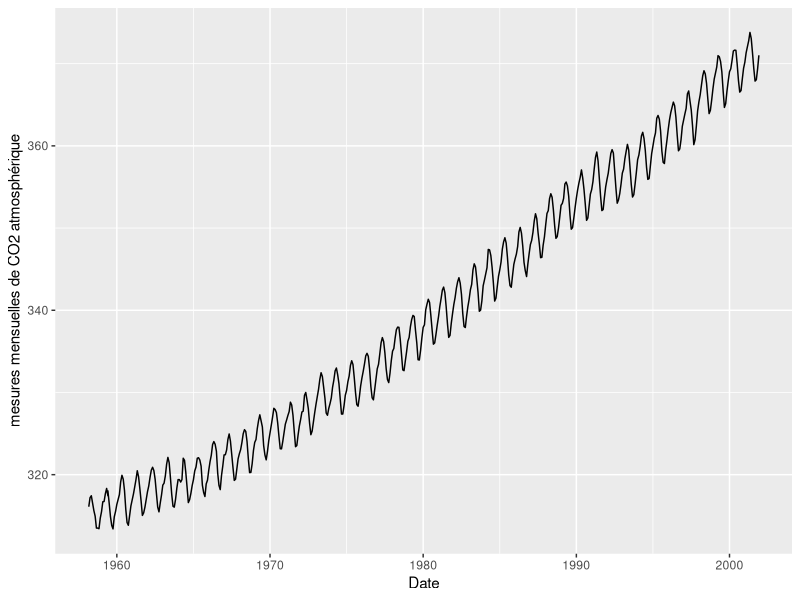
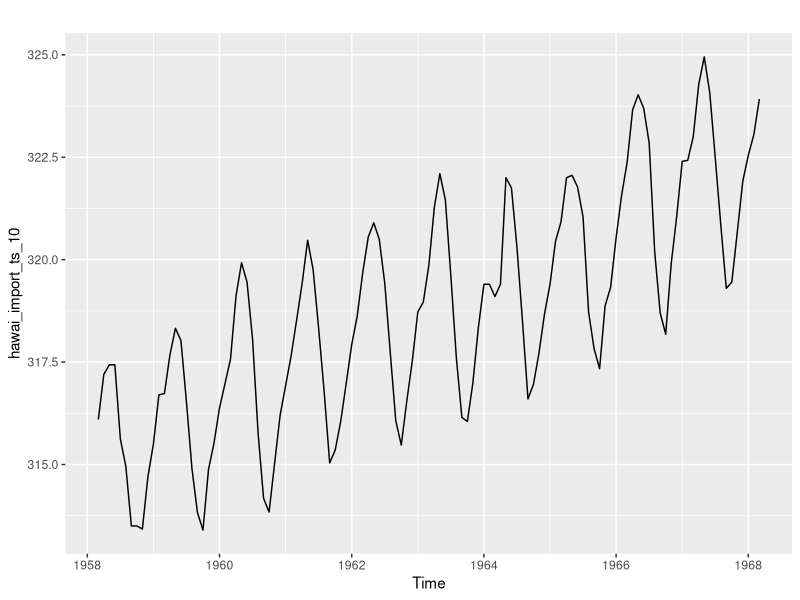
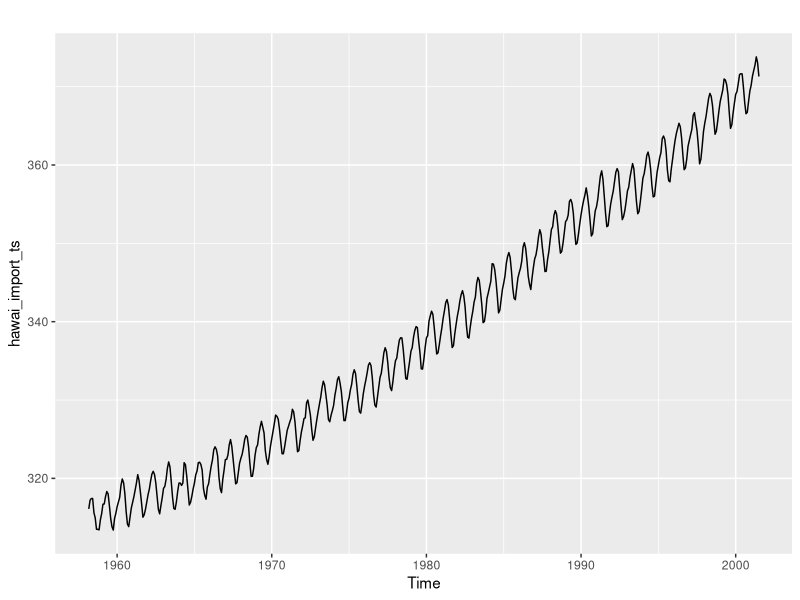
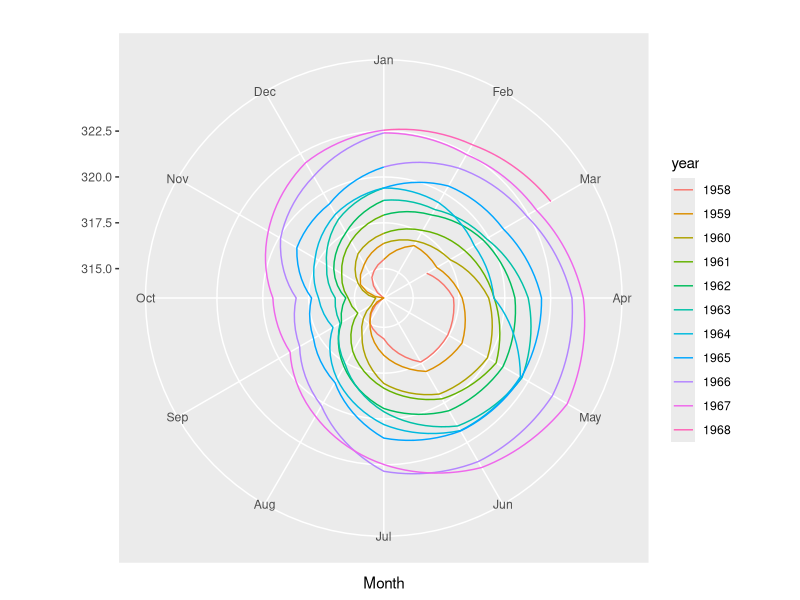
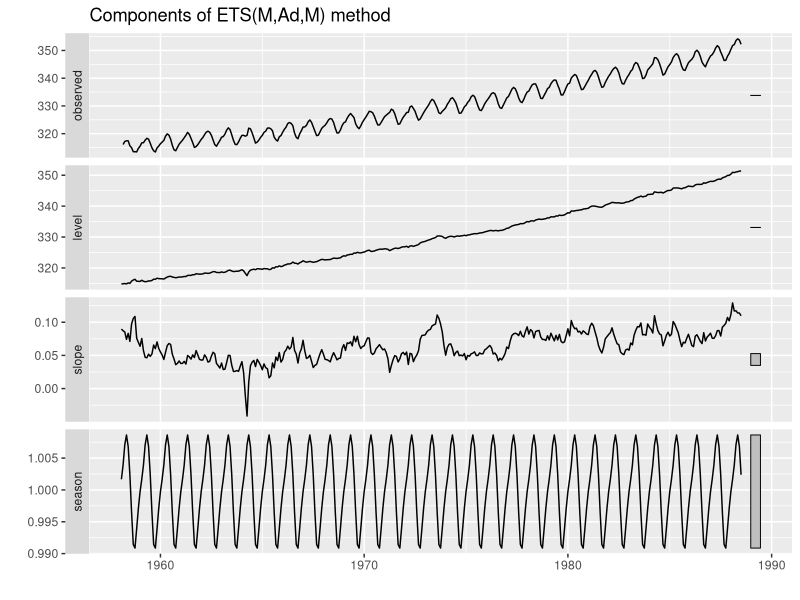
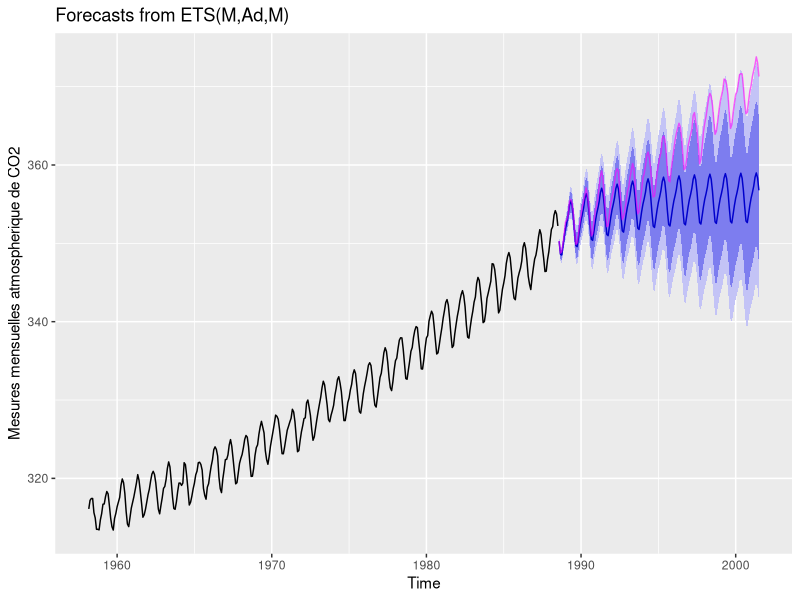
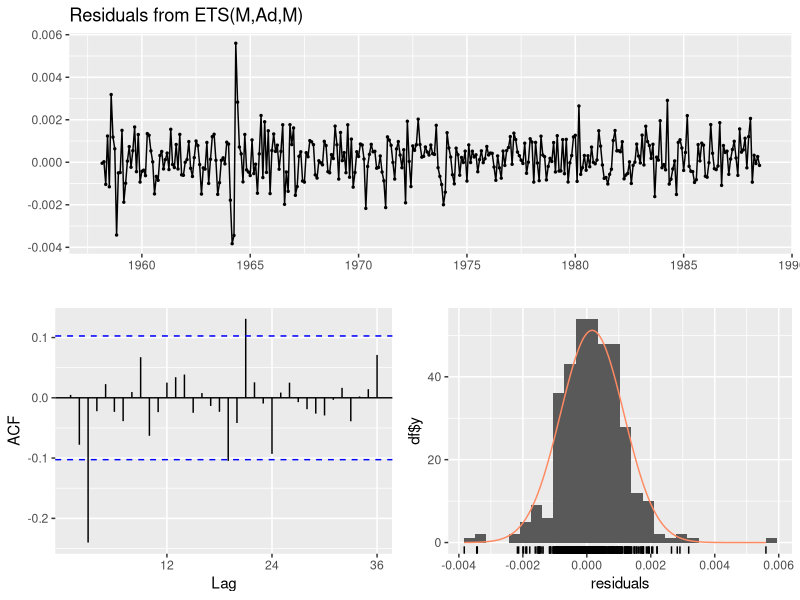
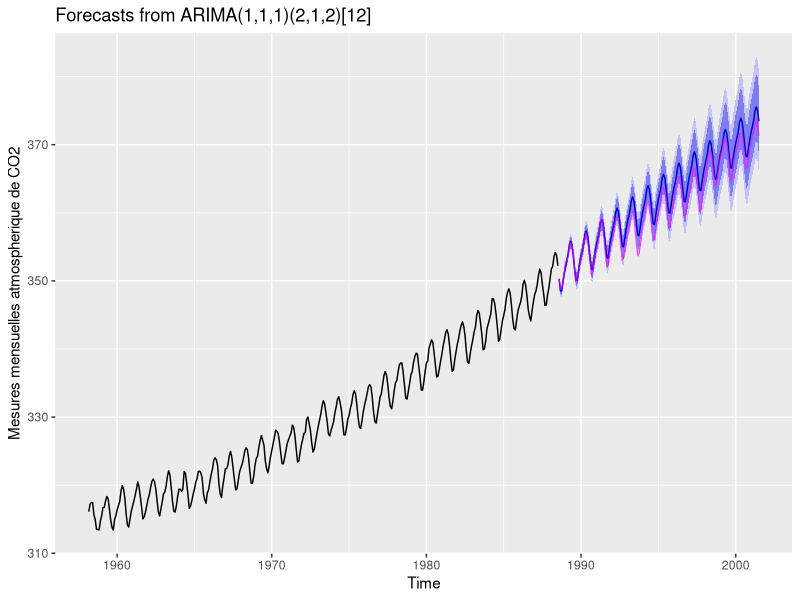

Write R code to recreate these figures, in order.
## ---- chunk 1
knitr::opts_chunk$set(echo = TRUE)
## ---- chunk 2
library(tidyverse)
library(lubridate)
library("forecast")
## ---- chunk 3
hawai_import <- read.csv("hawai.csv", encoding = "UTF-8")
## ---- chunk 4
hawai_import <- hawai_import %>%
  mutate(Date = date_decimal(hawai_import$time))
## ---- chunk 5
write.csv(hawai_import, "hawai_import.csv")
## ---- chunk 6
str(hawai_import)

any(is.na(hawai_import)) # pas de valeurs manquantes
## ---- chunk 7
ggplot(data = hawai_import, mapping = aes(x = Date, y = CO2)) +
  geom_line() + 
  ylab("mesures mensuelles de CO2 atmosphérique") 
## ---- chunk 8
hawai_import_ts <- ts(hawai_import %>% select(-c(Date, time)),
                    start = c(hawai_import$Date[1] %>% year(), 3),
                    frequency = 12)
## ---- chunk 9
hawai_import_ts <- window(hawai_import_ts, start= c(1958, 3), end = c(2001, 7))
length(hawai_import_ts)
## ---- chunk 10
inherits(hawai_import_ts, "ts")# format Times-Series 
## ---- chunk 11
hawai_import_ts_10 <- window(hawai_import_ts, start= c(1958, 3), end = c(1968, 3))
autoplot(hawai_import_ts_10)
## ---- chunk 12
head(hawai_import_ts_10, 10) 
## ---- chunk 13
autoplot(hawai_import_ts)
## ---- chunk 14
ggP <- ggseasonplot(hawai_import_ts_10, polar = TRUE) + ggtitle("")
ggP
## ---- chunk 15
n <- length(hawai_import_ts)
n     # nombre total d'observation
ntrain <- n*0.7
ntrain    # nombre d'observation des données test
## ---- chunk 16
hawai_import$Date[ntrain] %>% year()  # l'année qui termine la serie d'entrainement
## ---- chunk 17
hawai_import$Date[ntrain] %>% year() 
## ---- chunk 18
hawai_import_ts_train <- window(hawai_import_ts, start= c(1958, 3), end = c(1988, 7))
hawai_import_ts_train # 70% environ des donnees
length(hawai_import_ts_train) 
hawai_import_ts_test <- window(hawai_import_ts, start= c(1988, 8))
hawai_import_ts_test  # 30% des donnees
length(hawai_import_ts_test) 
## ---- chunk 19
(length(hawai_import_ts_test) + length(hawai_import_ts_train)) == length(hawai_import_ts)
## ---- chunk 20
hawai_import_ets <- hawai_import_ts_train %>%
  forecast::ets()

hawai_import_ets
## ---- chunk 21
hawai_import_ets %>% autoplot()
## ---- chunk 22
summary(hawai_import_ets)
## ---- chunk 23
hawai_import_prev <- hawai_import_ets %>% forecast(12*13)
hawai_import_prev %>% autoplot() +
  autolayer(hawai_import_ts_test, color = rgb(1, 0, 1, 0.6))+
  xlab("Time") +
  ylab("Mesures mensuelles atmospherique de CO2")
## ---- chunk 24
checkresiduals(hawai_import_ets)
## ---- chunk 25
shapiro.test(residuals(hawai_import_ets)) # Ce test permet de voir la normalite ou non de la distribution des residus.
## ---- chunk 26
accuracy(hawai_import_prev, hawai_import_ts)
## ---- chunk 27
hawai_import_arima <- hawai_import_ts_train %>%
  auto.arima()


summary(hawai_import_arima) # sommaire
## ---- chunk 28
hawai_import_arima_prev <- hawai_import_arima %>% forecast(12*13)
hawai_import_arima_prev %>% autoplot() +
  autolayer(hawai_import_ts_test, color = rgb(1, 0, 1, 0.6))+
  xlab("Time") +
  ylab("Mesures mensuelles atmospherique de CO2")
## ---- chunk 29
checkresiduals(hawai_import_arima)
## ---- chunk 30
accuracy(hawai_import_arima_prev, hawai_import_ts)
